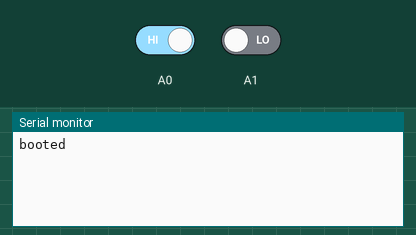
This sketch was run on a simulated Arduino Uno, built with avr-gcc and run on an emulated ATmega328P. Parts: the last lines printed to the serial monitor. The inputs (shaded band) are chosen by the test bench; at power-on: A0 HIGH, A1 LOW.

Above: at 1.2 s.
1.3 s: A0 driven LOW
At 2.5 s:
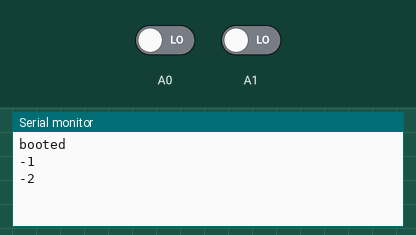
2.8 s: A0 driven HIGH
At 3.7 s:
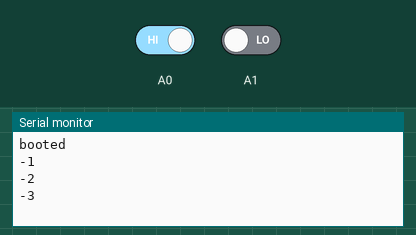

The sketch:

encoder_alt.ino
```cpp
#include <avr/interrupt.h>
#include <avr/io.h>


int pulses,high=pulses,low=pulses;
int count,hcount,lcount;
const int countMax=4,diff=1;
boolean A_STATE = HIGH, B_STATE = HIGH;
boolean A_SIG = 0, B_SIG = 0;


void setup(){
  Serial.begin(115200);
  Serial.println("booted");
  InitializeIO();
  InitializeInterrupt();
}

void loop(){
}

void A_CHANGE(){
  //  Serial.print(A_SIG);
  //  Serial.print(B_SIG);
  //  Serial.print(" ");

  if(XOR(A_SIG,B_SIG)){
    pulses++;
    reMinMax(&high,&max(high,pulses),&hcount);
  }
  else{
    pulses--;
    reMinMax(&low,&max(low,pulses),&lcount);
  }
  checkCount();

  A_SIG=!A_SIG;
  Serial.println(pulses);
}

void B_CHANGE(){
  //  Serial.print(A_SIG);
  //  Serial.print(B_SIG);
  //  Serial.print(" ");

  if(!XOR(A_SIG,B_SIG)){
    pulses++;
    reMinMax(&high,&max(high,pulses),&hcount);
  }
  else{
    pulses--;
    reMinMax(&low,&min(low,pulses),&lcount);
  }
  checkCount();

  B_SIG=!B_SIG;
  Serial.println(pulses);
}

boolean XOR(boolean A, boolean B){
  return((A&&(!B))||(B&&(!A)));
}

void reMinMax(int*hl,int*minmax,int*mcount){
  if(hl!=minmax){
    count = 0;
    mcount = 0;
    hl = minmax;
  }
  if(mcount>=&countMax){
    hl = minmax;
  }
}

void checkCount(){
  count++;
  hcount++;
  lcount++;
  if(count>=countMax){
    count = 0;
    if((high-low)<diff){
      A_SIG = 0;
      B_SIG = 0;
      hcount=0;
      lcount=0;
    }
  }
}

void InitializeIO(){
  pinMode(A0,INPUT);
  pinMode(A1,INPUT);
//  Serial.println("initialized inputs");
}

void InitializeInterrupt(){
  cli();
  PCICR =0x02;
//  Serial.print("PCICR:");
//  Serial.println(PCICR);
  PCMSK1 = 0b00000001;
//  Serial.print("PCMSK:");
//  Serial.println(PCMSK1);
  MCUCR = (1<<ISC10)|(1<<ISC11);
//  Serial.print("MCUCR:");
//  Serial.println(MCUCR);
  sei();
//  Serial.println("arduino initialized");
}

ISR(PCINT1_vect){
//  Serial.print("sig_");
  if(digitalRead(A0)!=A_STATE){
//    Serial.println("A");
//    Serial.print("A_SIG: ");
//    Serial.println(A_SIG);
    A_STATE=digitalRead(A0);
//    Serial.print("A_STATE: ");
//    Serial.println(A_STATE);
    if(A_STATE==A_SIG){
      A_CHANGE();
    }
  }
  if(digitalRead(A1)!=B_STATE){
//    Serial.println("B");
//    Serial.print("B_SIG: ");
//    Serial.println(B_SIG);
    B_STATE=digitalRead(A1);
//    Serial.print("B_STATE: ");
//    Serial.println(B_STATE);
    if(B_STATE==B_SIG){
      B_CHANGE();
    }
  }
//  Serial.print(" ");
//  Serial.print(A_SIG);
//  Serial.println(B_SIG);
}
```

Measured:
- after the input at 1.3 s, the serial monitor: prints a new line at once (image 1)
- after the input at 2.8 s, the serial monitor: prints a new line at once (image 2)
